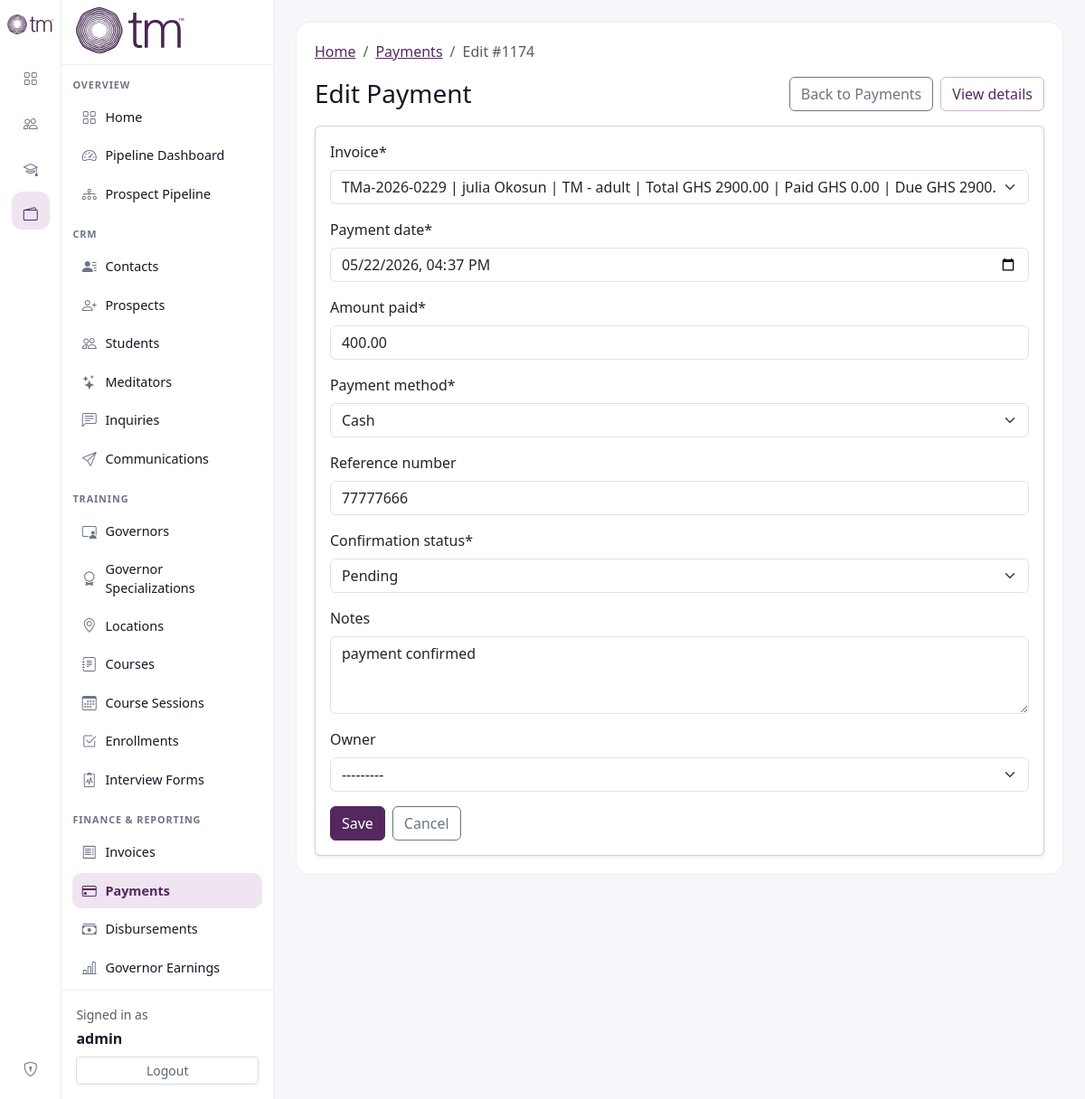
The app's page /payments/1174/edit/ (signed in) with its own data.
### core/models.py (models this page shows, shortened)
class TimeStampedModel(models.Model):
    created_at = models.DateTimeField(auto_now_add=True)
    updated_at = models.DateTimeField(auto_now=True)
    class Meta:
        abstract = True

class Payment(TimeStampedModel):
    owner = models.ForeignKey(
        settings.AUTH_USER_MODEL,
        on_delete=models.CASCADE,
        related_name="owned_payments",
        null=True,
        blank=True,
    )
    invoice = models.ForeignKey(
        Invoice,
        on_delete=models.PROTECT,
        related_name="payments",
    )
    payment_date = models.DateTimeField()
    amount_paid = models.DecimalField(
        max_digits=10,
        decimal_places=2,
        validators=[MinValueValidator(Decimal("0.01"))],
    )
    payment_method = models.CharField(
        max_length=20,
        choices=PaymentMethod.choices,
    )
    reference_number = models.CharField(max_length=100, blank=True)
    confirmation_status = models.CharField(
        max_length=20,
        choices=PaymentConfirmationStatus.choices,
        default=PaymentConfirmationStatus.PENDING,
    )
    notes = models.TextField(blank=True)
    class Meta:
        ordering = ["-payment_date"]
        indexes = [
            models.Index(fields=["invoice", "payment_date"]),
            models.Index(fields=["confirmation_status"]),
        ]

### core/views.py (the view)
class PaymentUpdateView(BaseUpdateView):
    model = Payment
    form_class = PaymentForm
    fields = None
    def get_form_kwargs(self):
        kwargs = super().get_form_kwargs()
        kwargs["request_user"] = self.request.user
        kwargs["selected_student_id"] = self.object.invoice.enrollment.student_id if self.object else None
        return kwargs

### core/forms.py (called while the page is built)
    @staticmethod
    def _invoice_label(invoice):
        student_name = str(invoice.enrollment.student.prospect)
        course_name = invoice.enrollment.session.course.name
        total = (invoice.total_amount or Decimal("0.00")).quantize(Decimal("0.01"))
        paid = (invoice.amount_paid or Decimal("0.00")).quantize(Decimal("0.01"))
        outstanding = (invoice.outstanding_balance or Decimal("0.00")).quantize(Decimal("0.01"))
        return (
            f"{invoice.invoice_number} | {student_name} | {course_name} | "
            f"Total GHS {total} | Paid GHS {paid} | Due GHS {outstanding}"
        )

### core/models.py (called while the page is built)
    def __str__(self) -> str:
        return f"{self.first_name} {self.last_name}".strip() or f"Prospect #{self.pk}"

    @property
    def first_name(self) -> str:
        return self.contact.first_name if self.contact_id else ""

    @property
    def last_name(self) -> str:
        return self.contact.last_name if self.contact_id else ""

### core/services/ownership.py (called while the page is built, shortened)
def scope_queryset_for_user(*, queryset: QuerySet, model, user) -> QuerySet:
    if not user or not getattr(user, "is_authenticated", False):
        return queryset.none()
    if user.is_superuser or user.is_staff:
        return queryset

### core/views.py (called while the page is built, shortened)
def get_model_ui_options(model):
    return {
        "allow_delete": True,
        "allow_archive": False,
        **CRUD_MODEL_UI_OPTIONS.get(model, {}),
    }

    def _model_slug(self):
        return self.model._meta.model_name

    @staticmethod
    def _supports_uuid_lookup(model):
        if model not in {Contact, Prospect, Student, Meditator, Inquiry}:
            return False
        return any(field.name == "uuid" for field in model._meta.fields)

    def _resolve_scoped_object(self, queryset, identifier):
        candidate = str(identifier or "").strip()
        if candidate and any(
            field.name == "crm_reference" for field in self.model._meta.fields
        ):
            by_crm_reference = queryset.filter(crm_reference__iexact=candidate).first()
            if by_crm_reference is not None:
                return by_crm_reference
        if self.model is Inquiry and str(identifier or "").isdigit():
            legacy_match = queryset.filter(legacy_int_id=int(identifier)).first()
            if legacy_match is not None:
                return legacy_match
        return get_object_or_404(queryset, pk=identifier)

### core/templates/core/crud/payment/form.html (shortened to what this page needs)
{% extends "core/crud/base.html" %}
{% load crispy_forms_tags %}
{% block breadcrumb_current %}
  <li class="breadcrumb-item active" aria-current="page">
    {% if object %}Edit #{{ object.pk }}{% else %}Create{% endif %}
  </li>
{% endblock %}
{% block content %}
<div class="d-flex justify-content-between align-items-center mb-3">
  <h1 class="h3 mb-0">{% if object %}Edit{% else %}Create{% endif %} {{ model_name }}</h1>
  <div class="d-flex gap-2">
    <a class="btn btn-outline-secondary" href="{% url list_url_name %}">Back to {{ model_name_plural }}</a>
    {% if object %}
      <a class="btn btn-outline-primary" href="{% url detail_url_name object.pk %}">View details</a>
    {% endif %}
  </div>
</div>
<div class="card shadow-sm">
  <div class="card-body">
    <form method="post" novalidate>
      {{ form|crispy }}
      <div class="d-flex gap-2 mt-3">
        <button class="btn btn-primary" type="submit" {% if no_open_invoices and not object %}disabled{% endif %}>
          Save
        </button>
        {% if object %}
          <a class="btn btn-outline-secondary" href="{% url detail_url_name object.pk %}">Cancel</a>
        {% else %}
          <a class="btn btn-outline-secondary" href="{% url list_url_name %}">Cancel</a>
        {% endif %}
      </div>
    </form>
  </div>
</div>
{% endblock %}

### core/templates/core/crud/base.html (shortened to what this page needs)
<!DOCTYPE html>
{% load static %}
<html lang="en">
<head>
  <link
    href="https://cdn.jsdelivr.net/npm/bootstrap@5.3.3/dist/css/bootstrap.min.css"
    rel="stylesheet"
  >
  <link
    rel="stylesheet"
    href="https://cdn.jsdelivr.net/npm/bootstrap-icons@1.11.3/font/bootstrap-icons.min.css"
  >
</head>
<body>
  <div class="crm-layout d-flex">
    <aside class="icon-rail d-none d-lg-flex flex-column align-items-center py-3 position-sticky top-0 vh-100">
      <a class="mb-4 d-inline-flex justify-content-center" href="{% url 'core:home' %}" title="TMIS">
        <img src="{% static 'core/images/tmis-logo.svg' %}" alt="TMIS CRM" class="brand-mark">
      </a>
      <nav class="d-flex flex-column align-items-center gap-2">
        <a class="icon-link{% if request.path == '/' %} active{% endif %}" href="{% url 'core:home' %}" title="Home">
          <i class="bi bi-grid"></i>
        </a>
        <a class="icon-link" href="{% url 'core:prospect-list' %}" title="CRM">
          <i class="bi bi-people"></i>
        </a>
        <a class="icon-link" href="{% url 'core:teacher-list' %}" title="Training">
          <i class="bi bi-mortarboard"></i>
        </a>
        <a class="icon-link{% if '/invoices/' in request.path or '/payments/' in request.path or '/disbursements/' in request.path or '/reporting/' in request.path %} active{% endif %}" href="{% url 'core:invoice-list' %}" title="Finance">
          <i class="bi bi-wallet2"></i>
        </a>
      </nav>
      <div class="mt-auto d-flex flex-column align-items-center gap-2">
        {% if request.user.is_staff %}
          <a class="icon-link" href="/admin/" title="Admin">
            <i class="bi bi-shield-lock"></i>
          </a>
        {% endif %}
      </div>
    </aside>
    <aside class="main-sidebar d-none d-lg-flex flex-column position-sticky top-0 vh-100">
      <div class="sidebar-header px-3 d-flex align-items-center">
        <div>
          <img src="{% static 'core/images/tmis-logo.svg' %}" alt="TMIS CRM" class="sidebar-logo mb-1">
        </div>
      </div>
      <nav class="main-nav">
        {% include "core/crud/partials/sidebar_nav.html" %}
      </nav>
      <div class="sidebar-account p-3 mt-auto">
        {% if request.user.is_authenticated %}
          <div class="small text-muted mb-1">Signed in as</div>
          <div class="fw-semibold mb-2 text-truncate">{{ request.user.get_username }}</div>
          <form method="post" action="{% url 'logout' %}">
            <button type="submit" class="btn btn-logout btn-sm w-100">Logout</button>
          </form>
        {% else %}
          <a class="btn btn-outline-primary btn-sm w-100" href="{% url 'core:login' %}?next={{ request.path|urlencode }}">Login</a>
        {% endif %}
      </div>
    </aside>
    <main class="content-shell">
      <div class="content-card">
        {% if list_url_name %}
          <nav aria-label="breadcrumb" class="mb-3">
            <ol class="breadcrumb mb-0">
              <li class="breadcrumb-item"><a href="{% url 'core:home' %}">Home</a></li>
              <li class="breadcrumb-item"><a href="{% url list_url_name %}">{{ model_name_plural }}</a></li>
              {% block breadcrumb_current %}{% endblock %}
            </ol>
          </nav>
        {% endif %}
        {% block content %}{% endblock %}
      </div>
    </main>
  </div>
</body>
</html>

### core/templates/core/crud/base.html (style rules this page uses)
:root { --color-brand-primary: #54285f; --color-brand-primary-rgb: 84, 40, 95; --color-success: #249653; --color-success-rgb: 36, 150, 83; --color-warning: #d97706; --color-danger: #c2413b; --color-neutral: #94a3b8; --color-neutral-rgb: 148, 163, 184; --color-success-soft: #eaf8ef; --color-warning-soft: #fff5e8; --color-danger-soft: #fdf0ef; --brand-primary: var(--color-brand-primary); --brand-primary-rgb: var(--color-brand-primary-rgb); --brand-primary-hover: #43204c; --brand-primary-soft: #f8f3fa; --brand-primary-subtle: #f4eef6; --brand-primary-active: #eee5f1; --brand-primary-border: #d9cadd; --crm-bg: #f6f7fb; --crm-border: #eceef3; --crm-text: #141824; --crm-muted: #6d7485; --crm-hover: var(--brand-primary-subtle); --crm-active: var(--brand-primary-active); --crm-primary: var(--brand-primary); --crm-primary-strong: var(--brand-primary-hover); --crm-primary-soft: var(--brand-primary-soft); --icon-rail-width: 70px; --main-sidebar-width: 240px; }
body { background: var(--crm-bg); color: var(--crm-text); overflow-x: hidden; }
.crm-layout { min-height: 100vh; }
.icon-rail { width: var(--icon-rail-width); border-right: 1px solid var(--crm-border); background: #fff; z-index: 1025; }
.icon-rail .brand-mark { width: 52px; height: auto; display: block; }
.icon-link { width: 42px; height: 42px; border-radius: 12px; color: var(--crm-muted); display: inline-flex; align-items: center; justify-content: center; text-decoration: none; transition: all 0.15s ease; }
.icon-link.active { background: var(--crm-active); color: var(--crm-primary); }
.main-sidebar { width: var(--main-sidebar-width); border-right: 1px solid var(--crm-border); background: #fff; z-index: 1024; }
.sidebar-header { min-height: 72px; border-bottom: 1px solid var(--crm-border); }
.sidebar-logo { width: 122px; height: auto; display: block; }
.main-nav { overflow-y: auto; height: calc(100vh - 72px - 124px); }
a { color: var(--crm-primary); }
.sidebar-account { border-top: 1px solid var(--crm-border); background: #fff; }
.content-shell { min-width: 0; flex: 1 1 auto; padding: 1.25rem; }
.content-card { background: #fff; border: 1px solid var(--crm-border); border-radius: 16px; padding: 1rem; }
.btn-primary { background-color: var(--crm-primary); border-color: var(--crm-primary); }
.btn-outline-primary { color: var(--crm-primary); border-color: #c9b7cf; }
.btn-logout { color: #5c6678; border-color: #d3dae6; background: #fff; }
@media (min-width: 992px) { .content-shell { padding: 1.5rem; } }
@media (min-width: 992px) { .content-card { padding: 1.25rem; } }

### records on screen
Payment: pk "1174", invoice "TMa-2026-0229 | julia Okosun | TM - adult | Total GHS 2900.00 | Paid GHS 0.00 | Due GHS 2900.00", payment_date "05/22/2026 16:37", amount_paid "400.00", payment_method "Cash", reference_number "77777666", confirmation_status "Pending", notes "payment confirmed", owner "---------"

### other values on screen
{{ request.user.get_username }} "admin"
{{ model_name_plural }} "Payments"
{{ model_name }} "Payment"
